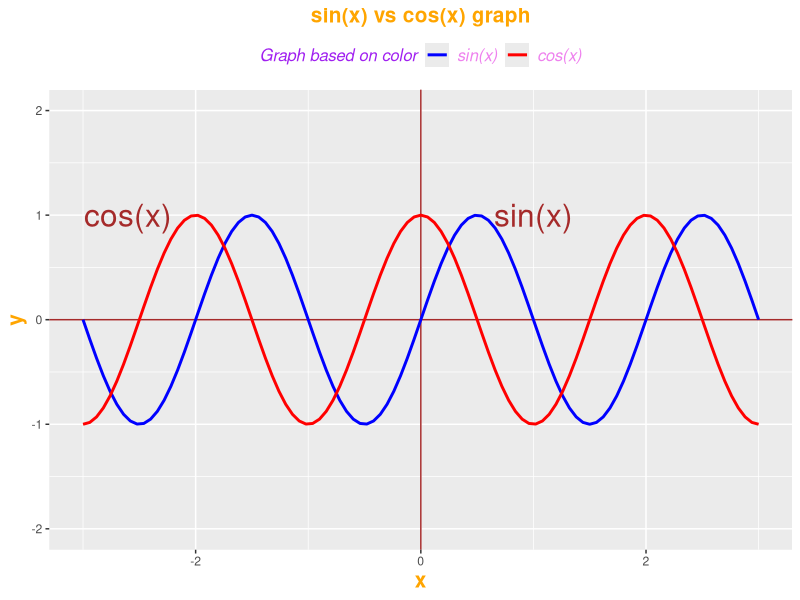
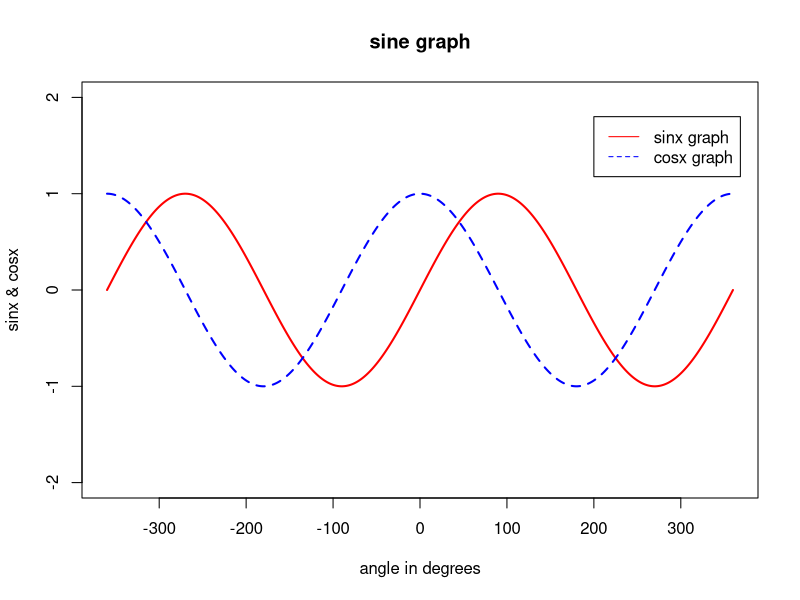

R code for these plots, in order:
##This graph has been made using ggplot()function from ggplot2 library
f1<-function(x){sinpi(x)} #sinpi(x)=sin(pi*x),since inside bracket sin() takes value as radian so we have used sinpi()
f2<-function(x){cospi(x)} #So if angle is 90 degrees we can write x=90/180 i.e. sinpi(90/180)==sin(pi/2)(since pi radian==180 degrees)

library(ggplot2)
ggplot()+
  xlim(-3,3)+
  ylim(-2,2)+
  geom_hline(yintercept = 0,color="brown",lwd=0.5)+
  geom_vline(xintercept = 0,color="brown",lwd=0.5)+
  geom_function(fun=f1,aes(color="blue"),lwd=1)+
  geom_function(fun=f2,aes(color="red"),lwd=1)+
  labs(title="sin(x) vs cos(x) graph",x="x",y="y")+
  scale_color_manual(name="Graph based on color",labels=c("sin(x)","cos(x)"),values=c("blue","red"))+
  theme(plot.title=element_text(face="bold",color="orange",size=15,hjust =0.5),
        axis.title.x=element_text(face="bold",color="orange",size = 15),
        axis.title.y=element_text(face="bold",color="orange",size=15),
        legend.title=element_text(face="italic",color="purple",size=12),
        legend.text=element_text(face="italic",color="violet",size=12),
        legend.position="top")+
  annotate(geom="text",label="sin(x)",color="brown",size=8,x=1,y=1)+
  annotate(geom="text",label="cos(x)",color="brown",size=8,x=-2.6,y=1)







##This graph has been made using plot() function in base package in R

deg<-(-360:360)
rad=(deg*pi)/180
sinx<-sin(rad)
cosx<-cos(rad)
plot(deg,sinx,xlim=c(-360,360),ylim=c(-2,2),main="sine graph",xlab="angle in degrees",ylab="sinx & cosx",type="l",lwd=2,col="red")
lines(deg,cosx,col="blue",lty=2,lwd=2)
legend(200,1.8,legend=c("sinx graph","cosx graph"),col=c("red","blue"),lty=1:2)
